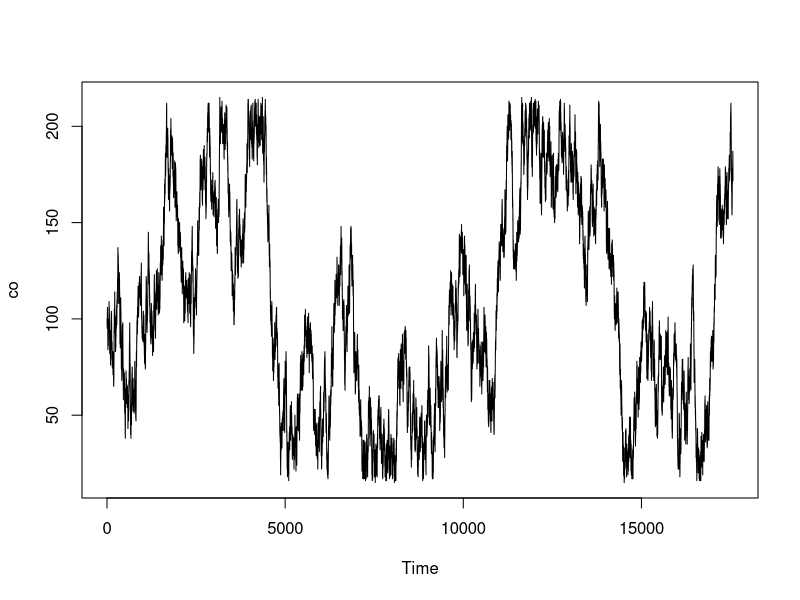

Generate this figure with R: (Note: this script raises an error after producing the figure.)
#################################################
#Data Modelling on Pollution data 

################################################

################################################
#Necessary Libraries:
library(ggplot2)
library(corrplot)
library(gridExtra)
library(dplyr)
library(tidyr)
library(forecast)
library(tseries)
library(stats)

################################################
# Get the current working directory
path <- getwd()

# Set the working directory to the "data" directory
# setwd(paste0(path, "/data"))

# Read the CSV file into a data frame
data <- read.csv("pollutionData209960.csv")


#removing missing valued rows
df_clean <- data[complete.cases(data$carbon_monoxide), ]
data=df_clean

#parsing in to date and time format
data$timestamp <- as.POSIXct(data$timestamp)






#Data Splitting into train and test
set.seed(122)
train_loc <- sample(nrow(data), floor(nrow(data)*0.8))#80% for training
train_data=data[train_loc,]
test_data=data[-train_loc,]


#Dimensions of training data split
print(dim(train_data))
#[1] 14054     8
#Dimensions of testing data split
print(dim(test_data))
#[1] 3514    8

#time series plot of data
plot(as.numeric(data$carbon_monoxide),type = 'l', xlab='Time',ylab='co')


#Fitting ARIMA model 
series_data <- ts(train_data$carbon_monoxide, frequency = 288, start = c(2014, 8, 1))
series_data_test<-ts(test_data$carbon_monoxide, frequency = 288, start = c(2014, 8, 1))

# Fit an ARIMA model with (1,1,1) values of p,q,r
arima_model_1 <- arima(series_data, order = c(1, 1, 1))
# Fit an ARIMA model with (1,2,2) values of p,q,r
arima_model_2 <- arima(series_data, order = c(1,2,2))
# Fit an ARIMA model with (2,1,2) values of p,q,r
arima_model_3 <- arima(series_data, order = c(2, 1, 2))
# Fit an ARIMA model with (3,1,1) values of p,q,r
arima_model_4 <- arima(series_data, order = c(3,1,1))


#____________________________________________________________________
# Apply ARIMA model on test data
arima_pred <- forecast(arima_model_2, length(series_data_test))
print(arima_pred)
diff <- series_data_test - arima_pred
# Calculate MAPE
MAPE <- mean(abs(diff/series_data_test)) * 100
#____________________________________________________________________

